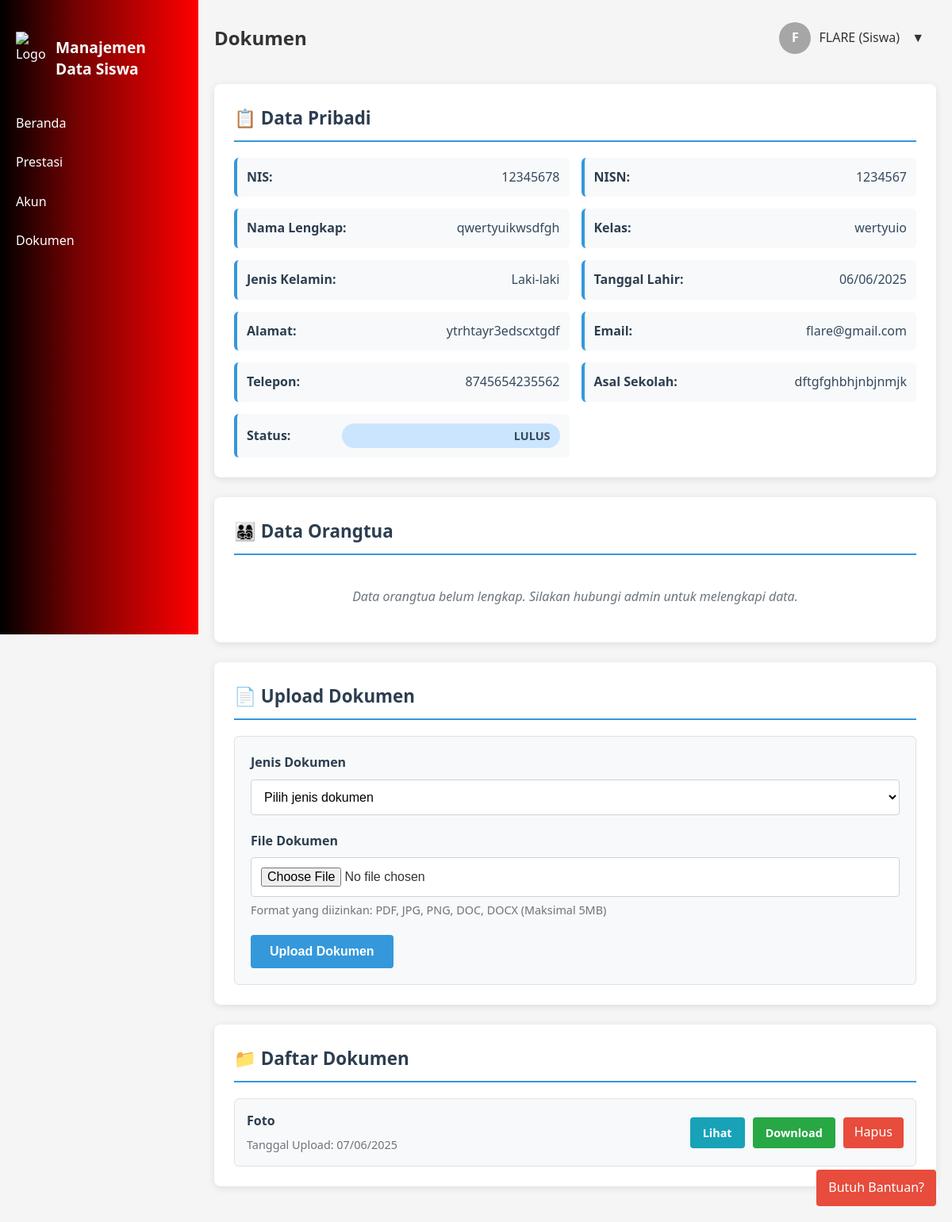
Screenshot of /dokumen.php (signed in) with the database file from the repository.
### tables this page shows
CREATE TABLE `siswa` (
  `nis` varchar(100) NOT NULL,
  `nisn` varchar(100) NOT NULL,
  `nama` varchar(40) NOT NULL,
  `kelas` varchar(100) NOT NULL,
  `alamat` varchar(60) NOT NULL,
  `email` varchar(100) NOT NULL,
  `foto` varchar(255) NOT NULL,
  `tanggal_lahir` date NOT NULL,
  `jenis_kelamin` enum('Laki-laki','Perempuan') NOT NULL,
  `asal_sekolah` varchar(30) NOT NULL,
  `id_siswa` int(11) NOT NULL,
  `id_akun` int(11) NOT NULL,
  `status` enum('aktif','lulus','keluar') NOT NULL,
  `telepon` varchar(40) NOT NULL
);

CREATE TABLE `dokumen` (
  `id_dokumen` int(11) NOT NULL,
  `tanggal_upload` date NOT NULL,
  `file_path` varchar(255) NOT NULL,
  `jenis_dokumen` varchar(40) NOT NULL,
  `id_siswa` int(11) NOT NULL
);

### dokumen.php (the view, shortened to what this page needs)
<?php
$conn = new mysqli("localhost", "root", "", "mandis");
$username = $_SESSION['username'] ?? 'Guest';
$role = $_SESSION['role'] ?? 'guest';
$siswa_data = null;
$orangtua_data = null;
$dokumen_data = [];
if (isset($_SESSION['id_siswa'])) {
    $query = "SELECT s.*, a.username, a.email as email_akun
              FROM siswa s
              JOIN akun a ON s.id_akun = a.id_akun
              WHERE s.id_siswa = ?";
    $stmt = $conn->prepare($query);
    $stmt->bind_param("i", $_SESSION['id_siswa']);
    $stmt->execute();
    $result = $stmt->get_result();
    $siswa_data = $result->fetch_assoc();
    $query = "SELECT * FROM orangtua WHERE id_siswa = ?";
    $stmt = $conn->prepare($query);
    $stmt->bind_param("i", $_SESSION['id_siswa']);
    $stmt->execute();
    $result = $stmt->get_result();
    $orangtua_data = $result->fetch_assoc();
    $query = "SELECT * FROM dokumen WHERE id_siswa = ? ORDER BY tanggal_upload DESC";
    $stmt = $conn->prepare($query);
    $stmt->bind_param("i", $_SESSION['id_siswa']);
    $stmt->execute();
    $result = $stmt->get_result();
    $dokumen_data = $result->fetch_all(MYSQLI_ASSOC);
}
$initials = '';
if (!empty($siswa_data['username'])) {
    $nameParts = explode(' ', $siswa_data['username']);
    foreach ($nameParts as $part) {
        if ($part !== '') {
            $initials .= strtoupper(substr($part, 0, 1));
        }
    }
}
?>
<!DOCTYPE html>
<html lang="id">
<head>
  <link rel="stylesheet" href="dokumen.css">
</head>
<body>
<div class="container">
    <div class="sidebar" id="sidebar">
        <div class="sidebar-header">
            <img src="./img/logos.png" alt="Logo M" class="logo">
            <h3><br>Manajemen<br>Data Siswa</h3>
        </div>
      <a href="beranda_siswa.php">Beranda</a>
      <a href="prestasi.php">Prestasi</a>
      <a href="akun_siswa.php">Akun</a>
      <a href="dokumen.php">Dokumen</a>
    </div>
    <div class="main">
      <div class="main-content">
                <div class="topbar">
                <h2>Dokumen</h2>
                    <div class="dropdown">
                        <div class="profile" onclick="toggleDropdown()">
                        <div class="user-avatar" id='userAvatar'><?= $initials ?></div>
                        <span><?= htmlspecialchars($username) ?> (<?= ucfirst($role) ?>)</span>
                        <span style="margin-left: 5px;">▼</span>
                    </div>
                </div>
              </div>
      </div>
      <?php if ($siswa_data): ?>
      <div class="data-container">
        <h3>📋 Data Pribadi</h3>
        <div class="data-grid">
          <div class="data-item">
            <strong>NIS:</strong>
            <span><?= htmlspecialchars($siswa_data['nis']) ?></span>
          </div>
          <div class="data-item">
            <strong>NISN:</strong>
            <span><?= htmlspecialchars($siswa_data['nisn']) ?></span>
          </div>
          <div class="data-item">
            <strong>Nama Lengkap:</strong>
            <span><?= htmlspecialchars($siswa_data['nama']) ?></span>
          </div>
          <div class="data-item">
            <strong>Kelas:</strong>
            <span><?= htmlspecialchars($siswa_data['kelas']) ?></span>
          </div>
          <div class="data-item">
            <strong>Jenis Kelamin:</strong>
            <span><?= htmlspecialchars($siswa_data['jenis_kelamin']) ?></span>
          </div>
          <div class="data-item">
            <strong>Tanggal Lahir:</strong>
            <span><?= date('d/m/Y', strtotime($siswa_data['tanggal_lahir'])) ?></span>
          </div>
          <div class="data-item">
            <strong>Alamat:</strong>
            <span><?= htmlspecialchars($siswa_data['alamat']) ?></span>
          </div>
          <div class="data-item">
            <strong>Email:</strong>
            <span><?= htmlspecialchars($siswa_data['email']) ?></span>
          </div>
          <div class="data-item">
            <strong>Telepon:</strong>
            <span><?= htmlspecialchars($siswa_data['telepon']) ?></span>
          </div>
          <div class="data-item">
            <strong>Asal Sekolah:</strong>
            <span><?= htmlspecialchars($siswa_data['asal_sekolah']) ?></span>
          </div>
          <div class="data-item">
            <strong>Status:</strong>
            <span class="status-badge status-<?= $siswa_data['status'] ?>">
              <?= ucfirst($siswa_data['status']) ?>
            </span>
          </div>
        </div>
      </div>
      <?php endif; ?>
      <?php if ($orangtua_data): ?>
      <div class="data-container">
        <h3>👨‍👩‍👧‍👦 Data Orangtua</h3>
        <div class="data-grid">
          <div class="data-item">
            <strong>Nama Ayah:</strong>
            <span><?= htmlspecialchars($orangtua_data['nama_ayah']) ?></span>
          </div>
          <div class="data-item">
            <strong>Pekerjaan Ayah:</strong>
            <span><?= htmlspecialchars($orangtua_data['pekerjaan_ayah']) ?></span>
          </div>
          <div class="data-item">
            <strong>Nama Ibu:</strong>
            <span><?= htmlspecialchars($orangtua_data['nama_ibu']) ?></span>
          </div>
          <div class="data-item">
            <strong>Pekerjaan Ibu:</strong>
            <span><?= htmlspecialchars($orangtua_data['pekerjaan_ibu']) ?></span>
          </div>
        </div>
      </div>
      <?php else: ?>
      <div class="data-container">
        <h3>👨‍👩‍👧‍👦 Data Orangtua</h3>
        <p class="no-data">Data orangtua belum lengkap. Silakan hubungi admin untuk melengkapi data.</p>
      </div>
      <?php endif; ?>
      <div class="data-container">
        <h3>📄 Upload Dokumen</h3>
        <form method="POST" enctype="multipart/form-data" class="upload-form">
          <div class="form-group">
            <label for="jenis_dokumen">Jenis Dokumen</label>
            <select id="jenis_dokumen" name="jenis_dokumen" required>
              <option value="">Pilih jenis dokumen</option>
            </select>
          </div>
          <div class="form-group">
            <label for="file_dokumen">File Dokumen</label>
            <input type="file" id="file_dokumen" name="file_dokumen" accept=".pdf,.jpg,.jpeg,.png,.doc,.docx" required>
            <small>Format yang diizinkan: PDF, JPG, PNG, DOC, DOCX (Maksimal 5MB)</small>
          </div>
          <button type="submit" name="upload_dokumen" class="btn-submit">Upload Dokumen</button>
        </form>
      </div>
      <div class="data-container">
        <h3>📁 Daftar Dokumen</h3>
        <?php if (empty($dokumen_data)): ?>
          <p class="no-data">Belum ada dokumen yang diupload.</p>
        <?php else: ?>
          <div class="dokumen-list">
            <?php foreach ($dokumen_data as $dokumen): ?>
              <div class="dokumen-item">
                <div class="dokumen-info">
                  <h4><?= htmlspecialchars($dokumen['jenis_dokumen']) ?></h4>
                  <p>Tanggal Upload: <?= date('d/m/Y', strtotime($dokumen['tanggal_upload'])) ?></p>
                </div>
                <di class="dokumen-actions">
                  <a href="<?= htmlspecialchars($dokumen['file_path']) ?>" class="btn-view" target="_blank">Lihat</a>
                  <a href="<?= htmlspecialchars($dokumen['file_path']) ?>" class="btn-download" download>Download</a>
                  <a href="hapus_dokumen.php?id=<?= $dokumen['id_dokumen'] ?>"class="btn-delete" onclick="return confirm('Yakin ingin menghapus dokumen ini?')">Hapus</a>
                </di
              </div>
            <?php endforeach; ?>
          </div>
        <?php endif; ?>
      </div>
    </div>
    <a class="help" href="bantuan.php">Butuh Bantuan?</a>
  </div>
</body>
</html>

### dokumen.css (style rules this page uses)
* { box-sizing: border-box; margin: 0; padding: 0; }
body { font-family: "Segoe UI", Tahoma, Geneva, Verdana, sans-serif; background-color: #f5f5f5; color: #333; line-height: 1.6; }
.container { display: flex; flex-direction: column; min-height: 100vh; }
.logo { width: 40px; height: 40px; object-fit: contain; }
.sidebar { width: 250px; background: linear-gradient(to right, #000 0%, #780202 40%, #ff0000 100%); color: white; padding: 20px; position: fixed; height: 100vh; transition: transform 0.3s ease; }
.sidebar-header { display: flex; align-items: center; gap: 10px; margin-bottom: 30px; }
.sidebar h3 { font-size: 1.2em; line-height: 1.4; }
.sidebar a { display: block; color: white; padding: 12px 0; text-decoration: none; transition: all 0.3s; }
.main { flex: 1; padding: 20px; margin-left: 250px; transition: margin 0.3s ease; }
.topbar { display: flex; justify-content: space-between; align-items: center; margin-bottom: 30px; flex-wrap: wrap; }
.dropdown { position: relative; display: inline-block; }
.profile { display: flex; align-items: center; gap: 10px; cursor: pointer; padding: 8px 15px; border-radius: 4px; transition: background-color 0.3s; }
.user-avatar { width: 40px; height: 40px; border-radius: 50%; background: #a6a6a7; display: flex; align-items: center; justify-content: center; color: white; font-weight: bold; }
.help { position: fixed; bottom: 20px; right: 20px; background-color: #e74c3c; color: white; padding: 10px 15px; border-radius: 4px; text-decoration: none; z-index: 100; }
.data-container { background-color: white; border-radius: 8px; padding: 25px; box-shadow: 0 2px 10px rgba(0, 0, 0, 0.1); margin-bottom: 25px; }
.data-container h3 { color: #2c3e50; margin-bottom: 20px; font-size: 1.4em; border-bottom: 2px solid #3498db; padding-bottom: 10px; }
.data-grid { display: grid; grid-template-columns: repeat(auto-fit, minmax(300px, 1fr)); gap: 15px; }
.data-item { display: flex; justify-content: space-between; align-items: center; padding: 12px; background-color: #f8f9fa; border-radius: 6px; border-left: 4px solid #3498db; }
.data-item strong { color: #2c3e50; font-weight: 600; min-width: 120px; }
.data-item span { color: #34495e; text-align: right; flex: 1; }
.status-badge { padding: 4px 12px; border-radius: 20px; font-size: 0.9em; font-weight: bold; text-transform: uppercase; }
.status-lulus { background-color: #cce5ff; color: #004085; }
.no-data { text-align: center; color: #6c757d; font-style: italic; padding: 20px; }
.upload-form { background-color: #f8f9fa; padding: 20px; border-radius: 6px; border: 1px solid #dee2e6; }
.form-group { margin-bottom: 20px; }
.form-group label { display: block; margin-bottom: 8px; font-weight: 600; color: #2c3e50; }
.form-group input[type="file"], .form-group select { width: 100%; padding: 12px; border: 1px solid #ced4da; border-radius: 4px; font-size: 1em; background-color: white; }
.form-group small { display: block; margin-top: 5px; color: #6c757d; font-size: 0.9em; }
.btn-submit { background-color: #3498db; color: white; border: none; padding: 12px 24px; border-radius: 4px; cursor: pointer; font-size: 1em; font-weight: 600; transition: background-color 0.3s; }
.dokumen-list { display: flex; flex-direction: column; gap: 15px; }
.dokumen-item { display: flex; justify-content: space-between; align-items: center; padding: 15px; background-color: #f8f9fa; border-radius: 6px; border: 1px solid #dee2e6; }
.dokumen-info h4 { color: #2c3e50; margin-bottom: 5px; }
.dokumen-info p { color: #6c757d; font-size: 0.9em; }
.dokumen-actions { display: flex; gap: 10px; }
.btn-view, .btn-download { padding: 8px 16px; border-radius: 4px; text-decoration: none; font-size: 0.9em; font-weight: 600; transition: all 0.3s; }
.btn-view { background-color: #17a2b8; color: white; }
.btn-download { background-color: #28a745; color: white; }
.btn-delete { background: #e74c3c; color: #fff; padding: 6px 14px; border-radius: 4px; text-decoration: none; }

### rows the page displays
siswa: nis "12345678", nisn "1234567", nama "qwertyuikwsdfgh", kelas "wertyuio", jenis_kelamin "Laki-laki", tanggal_lahir "06/06/2025", alamat "ytrhtayr3edscxtgdf", email "flare@gmail.com", telepon "8745654235562", asal_sekolah "dftgfghbhjnbjnmjk", status "LULUS"
dokumen: jenis_dokumen "Foto", tanggal_upload "07/06/2025"

### other values shown
$initials "F"
$username "FLARE"
$role "Siswa"
